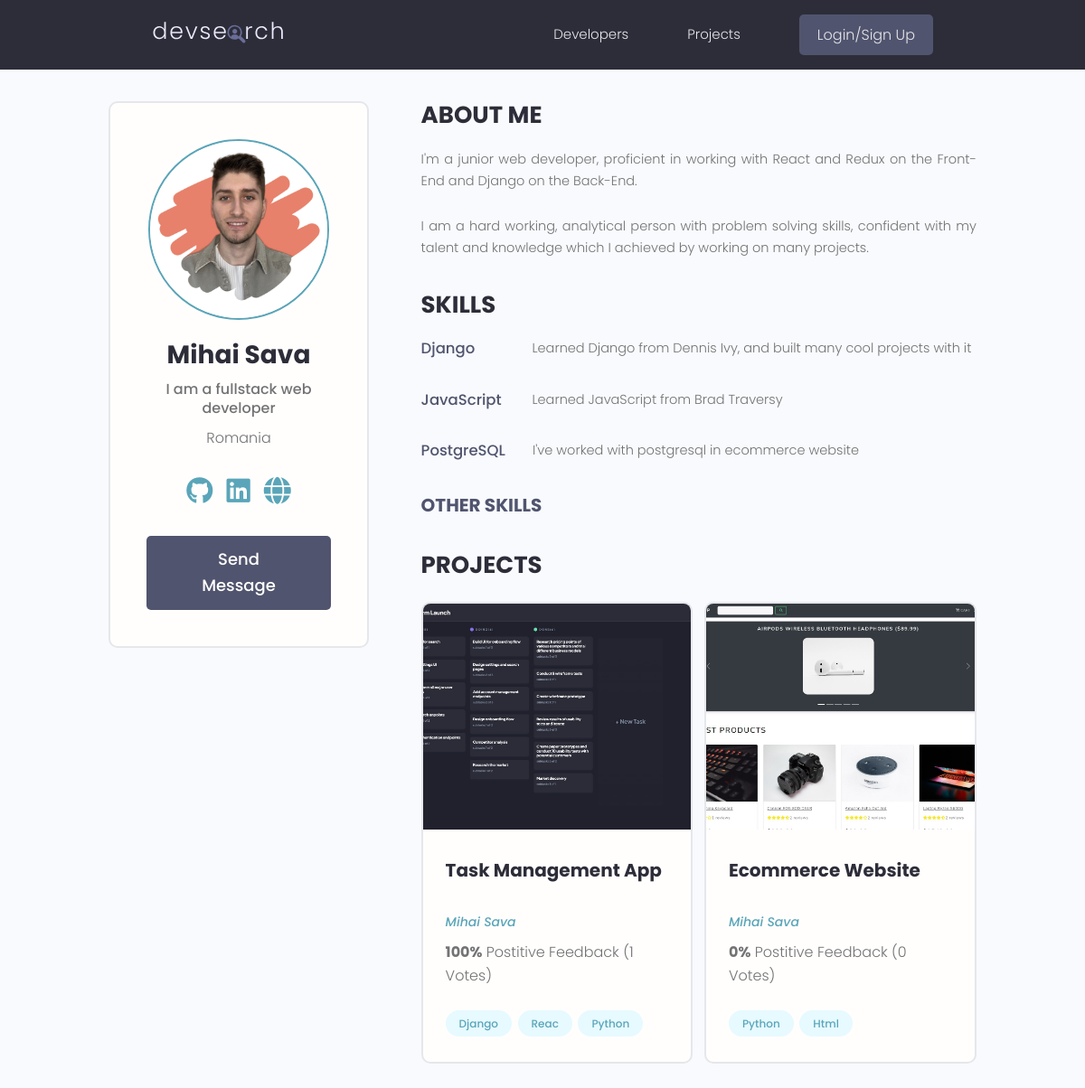
Screenshot of /profile/4c7e4612-0710-4b8e-a47a-98a964a93088 with the database file from the repository.
### users/models.py (models this page shows, shortened)
class Profile(models.Model):
    user = models.OneToOneField(
        User, on_delete=models.CASCADE, null=True, blank=True)
    name = models.CharField(max_length=200, null=True, blank=True)
    email = models.EmailField(max_length=500, null=True, blank=True)
    username = models.CharField(max_length=200, null=True, blank=True)
    location = models.CharField(max_length=200, null=True, blank=True)
    short_intro = models.CharField(max_length=500, null=True, blank=True)
    bio = models.TextField(null=True, blank=True)
    profile_image = models.ImageField(
        null=True, blank=True, upload_to='profiles/', default='profiles/user-default.png')
    social_github = models.CharField(max_length=200, null=True, blank=True)
    social_twitter = models.CharField(max_length=200, null=True, blank=True)
    social_linkedin = models.CharField(max_length=200, null=True, blank=True)
    social_youtube = models.CharField(max_length=200, null=True, blank=True)
    social_website = models.CharField(max_length=200, null=True, blank=True)
    created = models.DateTimeField(auto_now_add=True)
    id = models.UUIDField(default=uuid.uuid4, unique=True,
                          primary_key=True, editable=False)
    class Meta:
        ordering = ['created']
    @property
    def imageURL(self):
        try:
            img = self.profile_image.url
        except:
            img = ''
        return img

class Skill(models.Model):
    owner = models.ForeignKey(
        Profile, on_delete=models.CASCADE, null=True, blank=True)
    name = models.CharField(max_length=200, null=True, blank=True)
    description = models.TextField(null=True, blank=True)
    created = models.DateTimeField(auto_now_add=True)
    id = models.UUIDField(default=uuid.uuid4, unique=True,
                          primary_key=True, editable=False)

### projects/models.py (models this page shows, shortened)
class Project(models.Model):
    owner = models.ForeignKey(
        Profile, null=True, blank=True, on_delete=models.CASCADE)
    title = models.CharField(max_length=200)
    description = models.TextField(null=True, blank=True)
    featured_imaged = models.ImageField(
        null=True, blank=True, default='default.jpg')
    demo_link = models.CharField(max_length=1000, null=True, blank=True)
    source_link = models.CharField(max_length=1000, null=True, blank=True)
    vote_total = models.IntegerField(default=0)
    vote_ratio = models.IntegerField(default=0)
    tags = models.ManyToManyField('Tag', blank=True)
    created = models.DateTimeField(auto_now_add=True)
    id = models.UUIDField(default=uuid.uuid4, unique=True,
                          primary_key=True, editable=False)
    class Meta:
        ordering = ['-vote_ratio', '-vote_total', 'title']
    @property
    def imageURL(self):
        try:
            img = self.featured_imaged
        except:
            img = ''
        return img

class Tag(models.Model):
    name = models.CharField(max_length=200)
    created = models.DateTimeField(auto_now_add=True)
    id = models.UUIDField(default=uuid.uuid4, unique=True,
                          primary_key=True, editable=False)
    def __str__(self):
        return self.name

### users/views.py (the view)
# urls.py: path('profile/<str:pk>', views.userProfile, name='user-profile'),
def userProfile(request, pk):
    profile = Profile.objects.get(id=pk)
    topSkills = profile.skill_set.exclude(description__exact='')
    otherSkills = profile.skill_set.filter(description='')
    context = {'profile': profile, 'topSkills': topSkills,
               'otherSkills': otherSkills}
    return render(request, 'users/user-profile.html', context)

### users/templates/users/user-profile.html (shortened to what this page needs)
{% extends 'main.html' %}
{% block body %}
    <main class="profile my-md">
        <div class="container">
            <div class="layout">
            <div class="column column--1of3">
                <div class="card text-center">
                <div class="card__body dev">
                    <img class="avatar avatar--xl" src="{{profile.imageURL}}" />
                    <h2 class="dev__name">{{profile.name}}</h2>
                    <p class="dev__title">{{profile.short_intro}}</p>
                    <p class="dev__location">{{profile.location}}</p>
                    <ul class="dev__social">
                    {% if profile.social_github %}
                        <li>
                            <a title="Github" href="{{profile.social_github}}" target="_blank"><i class="fa-brands fa-github fa-2x"></i></a>
                        </li>
                    {% endif %}
                    {% if profile.social_linkedin %}
                        <li>
                        <a title="LinkedIn" href="{{profile.social_linkedin}}" target="_blank"><i class="fa-brands fa-linkedin fa-2x"></i></a>
                        </li>
                    {% endif %}
                    {% if profile.social_website %}
                        <li>
                        <a title="Personal Website" href="{{profile.social_website}}" target="_blank"><i class="fa-solid fa-globe fa-2x"></i></a>
                        </li>
                    {% endif %}
                    </ul>
                    {% if request.user.profile.id != profile.id %}
                        <a href="{%url 'create-message' profile.id %}" class="btn btn--sub btn--lg">Send Message </a>
                    {% endif %}
                </div>
                </div>
            </div>
            <div class="column column--2of3">
                <div class="devInfo">
                <h3 class="devInfo__title">About Me</h3>
                <p class="devInfo__about">
                    {{profile.bio|linebreaksbr}}
                </p>
                </div>
                <div class="devInfo">
                <h3 class="devInfo__title">Skills</h3>
                <div class="devInfo__skills">
                    {% for skill in topSkills %}
                        <div class="devSkill">
                            <h4 class="devSkill__title">{{skill.name}}</h4>
                            <p class="devSkill__info">
                                {{skill.description}}
                            </p>
                        </div>
                    {% endfor %}
                    <h3 class="devInfo__subtitle">Other Skills</h3>
                </div>
                </div>
                <div class="devInfo">
                <h3 class="devInfo__title">Projects</h3>
                <div class="grid grid--two">
                    {% for project in profile.project_set.all %}
                        <div class="column">
                            <div class="card project">
                                <a href="{% url 'project' project.id %}" class="project">
                                    <img class="project__thumbnail" src="{{project.imageURL.url}}" alt="project thumbnail" />
                                    <div class="card__body">
                                    <h3 class="project__title">{{project.title}}</h3>
                                    <p><a class="project__author" href="{% url 'user-profile' project.owner.id %}">{{project.owner.name}}</a></p>
                                    <p class="project--rating">
                                        <span style="font-weight: bold;">{{project.vote_ratio}}%</span> Postitive
                                        Feedback ({{project.vote_total}} Votes)
                                    </p>
                                    <div class="project__tags">
                                        {% for tag in project.tags.all %}
                                            <span class="tag tag--pill tag--main">
                                                <small>{{tag}}</small>
                                            </span>
                                        {% endfor %}
                                    </div>
                                    </div>
                                </a>
                            </div>
                        </div>
                    {% endfor %}
                </div>
                </div>
            </div>
            </div>
        </div>
    </main>
{% endblock %}

### static/styles/app.css (style rules this page uses)
:root { --color-sub: #2d2d39; }
.btn--sub { background-color: var(--color-sub-light); }
.card { border: 2px solid var(--color-light); }
img { width: 100%; }
.profile .card > .dev { padding: 4rem; }
.dev__name { color: var(--color-sub); font-size: 2.8rem; font-weight: 700; margin-top: 1rem; margin-bottom: 0.5rem; }
.dev__title { font-size: 1.6rem; font-weight: 500; line-height: 1.3; }
.dev__location { margin-top: 1rem; }
.dev__social { margin: 3rem 0; list-style: none; display: flex; justify-content: center; gap: 1.5rem; }
.devInfo { margin-bottom: 3rem; }
.devInfo__title, .devInfo__subtitle { font-size: 2.6rem; color: var(--color-sub); text-transform: uppercase; font-weight: 700; margin-bottom: 1.5rem; }
.devInfo__subtitle { font-size: 2rem; color: var(--color-sub-light); }
.devInfo__about, .devSkill__info { font-size: 1.45rem; line-height: 1.7; text-align: justify; }
.devSkill { margin-bottom: 3rem; }
.devSkill__title { font-size: 1.65rem; font-weight: 500; color: var(--color-sub-light); }
@media screen and (min-width: 700px) { .devSkill { display: flex; justify-content: space-between; gap: 3rem; } }
@media screen and (min-width: 700px) { .devSkill__info { flex-basis: 80%; } }
.project__author { font-size: 1.4rem; font-style: italic; }
.project--rating { margin-bottom: 1.6em; margin-top: .5em; }
.project { width: 100%; }
.project__thumbnail { height: 25rem; object-fit: cover; object-position: top center; }
.project__title { font-size: 2rem; font-weight: 700; color: var(--color-sub); }

### static/uikit/styles/modules/_variables.css (style rules this page uses)
:root { --color-main: #5aa5b9; --color-main-light: #e6faff; --color-sub: #3f4156; --color-sub-light: #51546e; --color-sub-lighter: #ededfd; --color-text: #737373; --color-gray: #8b8b8b; --color-light: #e5e7eb; --color-light-gray: #767676; --color-bg: #f8fafd; --color-white: #fffefd; --color-white-light: #f3f3f3; --color-success: #359e64; --color-success-bg: #def8e8; --color-error: #fc4b0b; --color-error-bg: #fff2ee; --font-base: 'Poppins', arial, helvetica, 'Segoe UI', roboto, ubuntu, sans-serif; --font-monospace: 'Fira Code', 'Courier New', courier, monospace; --font-regular: 300; --font-medium: 500; --font-bold: 700; --generic-shadow: 1px 1px 5px #00000010; --generic-transition: all 0.3s ease-in-out; }

### static/uikit/styles/modules/_base.css (style rules this page uses)
* { margin: 0; padding: 0; box-sizing: border-box; text-rendering: optimizeLegibility; color: inherit; font-size: inherit; }
html { font-size: 50%; }
@media only screen and (min-width: 480px) { html { font-size: 56.25%; } }
@media only screen and (min-width: 1200px) { html { font-size: 62.5%; } }
body { line-height: 1.6; font-weight: 400; font-size: 1.5rem; color: var(--color-text); background-color: var(--color-bg); min-height: 100vh; }

### static/uikit/styles/modules/_typography.css (style rules this page uses)
* { font-family: var(--font-base); }
h2 { font-size: 3.6rem; font-weight: var(--font-bold); }
h3 { font-size: 3.2rem; font-weight: var(--font-medium); }
h4 { font-size: 2.8rem; font-weight: var(--font-medium); }
p, span, strong { font-size: 1.6rem; color: var(--color-text); font-weight: var(--font-regular); }
a { padding-bottom: 2px; text-decoration: none; display: inline-block; color: var(--color-main); font-weight: var(--font-medium); }

### static/uikit/styles/modules/_utilities.css (style rules this page uses)
.container { width: 92%; max-width: 165rem; margin: 0 auto; box-sizing: border-box; }
@media screen and (min-width: 1000px) { .container { width: 90%; } }
@media screen and (min-width: 1200px) { .container { width: 80%; } }
.text-center { text-align: center; }
.my-md { margin: 3rem auto; }

### static/uikit/styles/modules/_avatar.css (style rules this page uses)
.avatar { border-radius: 50%; border: 2px solid var(--color-main); object-fit: cover; }
.avatar--xl { height: 20rem; width: 20rem; }

### static/uikit/styles/modules/_button.css (style rules this page uses)
.btn { display: inline-block; position: relative; cursor: pointer; background-color: var(--color-light); font-weight: var(--font-medium); color: var(--color-sub); text-decoration: none; padding: 1rem 2rem; border-radius: 0.5rem; border: none; width: -webkit-fit-content; width: -moz-fit-content; width: fit-content; height: -webkit-fit-content; height: -moz-fit-content; height: fit-content; font-size: 1.6rem; outline-width: 0; outline-color: transparent; -webkit-backface-visibility: hidden; backface-visibility: hidden; transition: all 0.3s ease-in-out; }
.btn--sub { background-color: var(--color-sub); color: var(--color-white); }
.btn--lg { font-size: 1.8rem; padding: 1.2rem 4.5rem; }

### static/uikit/styles/modules/_card.css (style rules this page uses)
.card { border-radius: 1rem; background-color: var(--color-white); border: 1.5px solid var(--color-light); width: auto; height: auto; margin-top: 0.5rem; margin-bottom: 0.5rem; overflow: hidden; }
.card__body, .card__header { padding: 2rem 2.5rem; }

### rows the page displays
Profile: imageURL (picture), name "Mihai Sava", short_intro "I am a fullstack web developer", location "Romania", bio "I'm a junior web developer, proficient in working with React and Redux on the Front-End and Django on the Back-End. I am a hard working, analytical person with problem solving skills, confident with my talent and knowledge which I achieved by working on many projects."
Skill: name "Django", description "Learned Django from Dennis Ivy, and built many cool projects with it"
Skill: name "JavaScript", description "Learned JavaScript from Brad Traversy"
Skill: name "PostgreSQL", description "I've worked with postgresql in ecommerce website"
Project: imageURL (picture), title "Task Management App", owner.name "Mihai Sava", vote_ratio "100", vote_total "1"
Tag: name "Django"
Tag: name "Reac"
Tag: name "Python"
Project: imageURL (picture), title "Ecommerce Website", owner.name "Mihai Sava", vote_ratio "0", vote_total "0"
Tag: name "Html"
